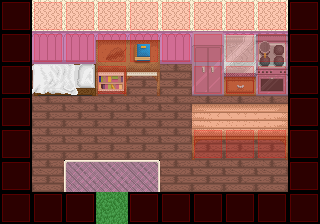

The image is a tile-based game level rendered from a .tmx file. Its description and source (layers, tilesets, objects; grid data summarised) follow:
An orthogonal 10x7 tile map with 32x32 px tiles, 4 tile layers (House, Furniture Lower, Furniture Upper, Collision), 5 tilesets and 2 objects (bed, door_exit).

<map version="1.0" orientation="orthogonal" width="10" height="7" tilewidth="32" tileheight="32">
 <properties>
  <property name="music" value="farm_summer" />
  <property name="type" value="interior" />
 </properties>
 <tileset firstgid="1" name="interior" tilewidth="32" tileheight="32">
  <image source="data/tilesets/interior.png" width="320" height="224" />
 </tileset>
 <tileset firstgid="71" name="ground2" tilewidth="32" tileheight="32">
  <image source="data/tilesets/ground2.png" width="256" height="192" />
 </tileset>
 <tileset firstgid="119" name="collision" tilewidth="32" tileheight="32">
  <image source="data/tilesets/collision.png" width="32" height="32" />
 </tileset>
 <tileset firstgid="120" name="Furniture" tilewidth="32" tileheight="32">
  <image source="data/farm/home/Furniture.png" width="480" height="480" />
 </tileset>
 <tileset firstgid="345" name="Bed1" tilewidth="32" tileheight="32">
  <image source="data/farm/home/Bed1.png" width="64" height="32" />
 </tileset>
 <layer name="House" width="10" height="7">
  <data>[70 cells, 49 non-empty, 10 distinct tile ids]</data>
 </layer>
 <layer name="Furniture Lower" width="10" height="7">
  <data>[70 cells, 15 non-empty, 15 distinct tile ids]</data>
 </layer>
 <layer name="Furniture Upper" width="10" height="7">
  <properties>
   <property name="render" value="upper" />
  </properties>
  <data>[70 cells, 3 non-empty, 3 distinct tile ids]</data>
 </layer>
 <layer name="Collision" width="10" height="7" opacity="0.34">
  <properties>
   <property name="type" value="collision" />
  </properties>
  <data>[70 cells, 44 non-empty, 1 distinct tile ids]</data>
 </layer>
 <objectgroup name="Furniture Object" width="10" height="7">
  <object name="bed" type="bed" x="32" y="64" width="64" height="32" />
 </objectgroup>
 <objectgroup name="Teleport" width="10" height="7">
  <object name="to_farm" type="door_exit" x="96" y="160" width="32" height="64">
   <properties>
    <property name="dest" value="15,36" />
    <property name="door" value="farm_door" />
    <property name="map" value="farm" />
   </properties>
  </object>
 </objectgroup>
</map>
